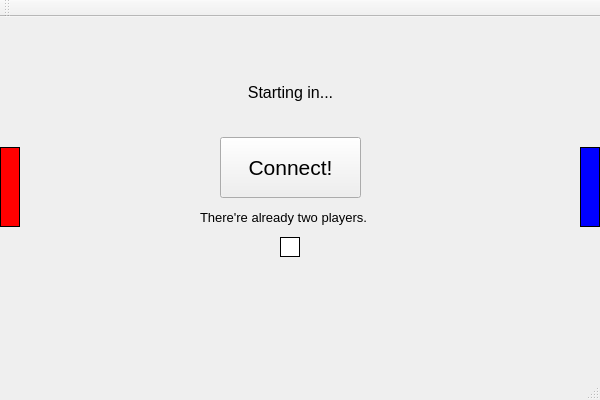
<?xml version="1.0" encoding="UTF-8"?>
<ui version="4.0">
 <class>MainWindow</class>
 <widget class="QMainWindow" name="MainWindow">
  <property name="geometry">
   <rect>
    <x>0</x>
    <y>0</y>
    <width>600</width>
    <height>400</height>
   </rect>
  </property>
  <property name="minimumSize">
   <size>
    <width>600</width>
    <height>400</height>
   </size>
  </property>
  <property name="maximumSize">
   <size>
    <width>600</width>
    <height>400</height>
   </size>
  </property>
  <property name="windowTitle">
   <string>MainWindow</string>
  </property>
  <widget class="QWidget" name="centralWidget">
   <widget class="QPushButton" name="connectButton">
    <property name="geometry">
     <rect>
      <x>220</x>
      <y>120</y>
      <width>141</width>
      <height>61</height>
     </rect>
    </property>
    <property name="font">
     <font>
      <pointsize>16</pointsize>
     </font>
    </property>
    <property name="text">
     <string>Connect!</string>
    </property>
   </widget>
   <widget class="QLabel" name="fullWarning">
    <property name="geometry">
     <rect>
      <x>200</x>
      <y>190</y>
      <width>181</width>
      <height>21</height>
     </rect>
    </property>
    <property name="font">
     <font>
      <pointsize>10</pointsize>
     </font>
    </property>
    <property name="text">
     <string>There're already two players.</string>
    </property>
   </widget>
   <widget class="QLabel" name="player1">
    <property name="geometry">
     <rect>
      <x>0</x>
      <y>130</y>
      <width>20</width>
      <height>80</height>
     </rect>
    </property>
    <property name="styleSheet">
     <string notr="true">border: 1px solid black;
background-color: red</string>
    </property>
    <property name="text">
     <string/>
    </property>
   </widget>
   <widget class="QLabel" name="player2">
    <property name="geometry">
     <rect>
      <x>580</x>
      <y>130</y>
      <width>20</width>
      <height>80</height>
     </rect>
    </property>
    <property name="styleSheet">
     <string notr="true">border: 1px solid black;
background-color: blue</string>
    </property>
    <property name="text">
     <string/>
    </property>
   </widget>
   <widget class="QLabel" name="startText">
    <property name="geometry">
     <rect>
      <x>230</x>
      <y>60</y>
      <width>121</width>
      <height>31</height>
     </rect>
    </property>
    <property name="font">
     <font>
      <pointsize>12</pointsize>
     </font>
    </property>
    <property name="styleSheet">
     <string notr="true">text-size: 16;</string>
    </property>
    <property name="lineWidth">
     <number>2</number>
    </property>
    <property name="text">
     <string>Starting in...</string>
    </property>
    <property name="alignment">
     <set>Qt::AlignCenter</set>
    </property>
   </widget>
   <widget class="QLabel" name="ball">
    <property name="geometry">
     <rect>
      <x>280</x>
      <y>220</y>
      <width>20</width>
      <height>20</height>
     </rect>
    </property>
    <property name="styleSheet">
     <string notr="true">border: 1px solid black;
background-color: white</string>
    </property>
    <property name="frameShape">
     <enum>QFrame::Box</enum>
    </property>
    <property name="text">
     <string/>
    </property>
   </widget>
  </widget>
  <widget class="QMenuBar" name="menuBar">
   <property name="geometry">
    <rect>
     <x>0</x>
     <y>0</y>
     <width>600</width>
     <height>21</height>
    </rect>
   </property>
  </widget>
  <widget class="QToolBar" name="mainToolBar">
   <attribute name="toolBarArea">
    <enum>TopToolBarArea</enum>
   </attribute>
   <attribute name="toolBarBreak">
    <bool>false</bool>
   </attribute>
  </widget>
  <widget class="QStatusBar" name="statusBar"/>
 </widget>
 <layoutdefault spacing="6" margin="11"/>
 <resources/>
 <connections/>
</ui>
